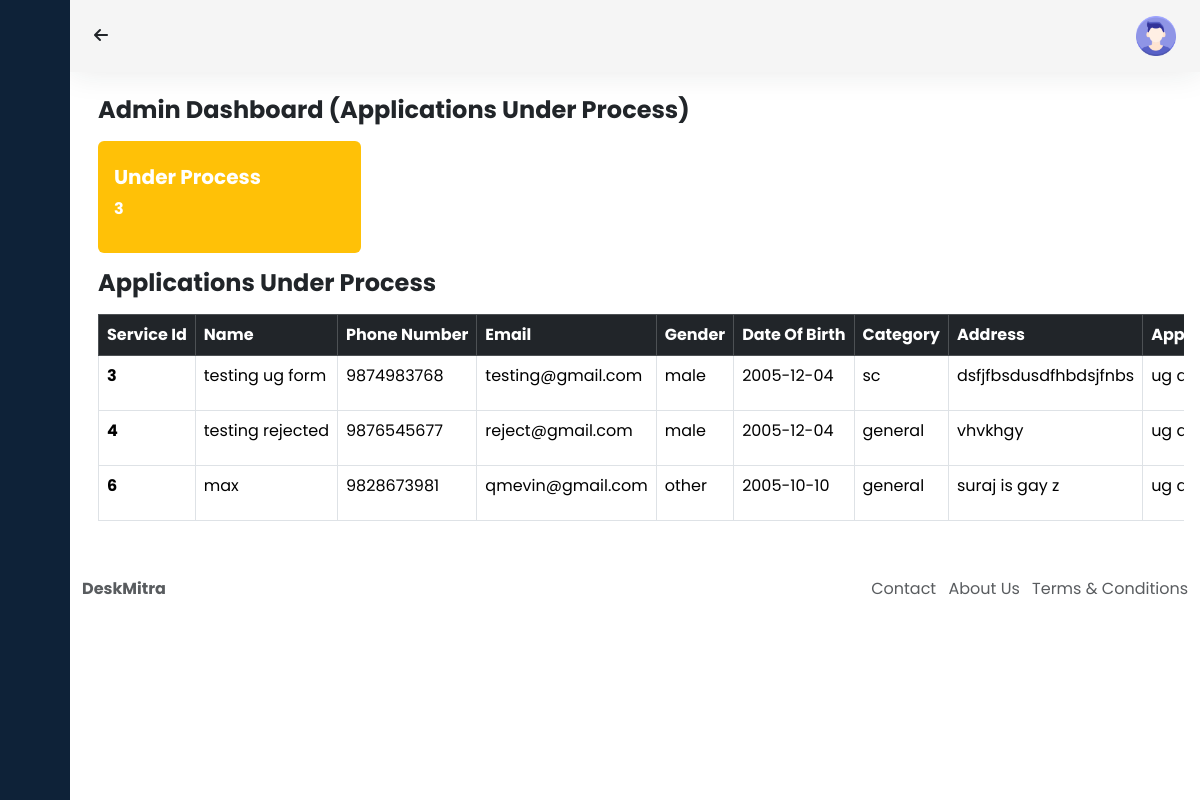
Page /admin/under_process_applications.php on the committed database.
### tables this page shows
CREATE TABLE `services` (
  `service_id` int(10) NOT NULL,
  `name` varchar(50) NOT NULL,
  `phone_number` varchar(11) NOT NULL,
  `email` varchar(100) NOT NULL,
  `gender` varchar(10) NOT NULL,
  `date_of_birth` date NOT NULL,
  `category` varchar(10) NOT NULL,
  `address` varchar(500) NOT NULL,
  `application_type` varchar(80) NOT NULL,
  `created_at` timestamp NOT NULL DEFAULT current_timestamp(),
  `status` varchar(80) NOT NULL DEFAULT 'received'
);

### admin/under_process_applications.php (the view, shortened to what this page needs)
<!DOCTYPE html>
<html>
  <head>
    <link rel="stylesheet" href="https://cdn.jsdelivr.net/npm/@fortawesome/fontawesome-free@6.6.0/css/fontawesome.min.css">
    <link href="https://cdn.lineicons.com/4.0/lineicons.css" rel="stylesheet" />
    <link
      href="https://cdn.jsdelivr.net/npm/bootstrap@5.3.2/dist/css/bootstrap.min.css"
      rel="stylesheet"
    />
    <link rel="stylesheet" href="style.css" />
  </head>
  <body>
    <div class="wrapper">
      <aside id="sidebar">
        <?php require_once("admin_sidebar.php"); ?>
      </aside>
      <div class="main">
        <nav class="navbar navbar-expand px-4 py-3">
          <div class="navbar-collapse collapse">
            <ul class="navbar-nav">
            <li class="nav-item m-auto">
                <i class="fa-solid fa-arrow-left" id="backArrow" onclick="history.back()"></i>
              </li>
            </ul>
            <ul class="navbar-nav ms-auto">
              <li class="nav-item dropdown">
                <a href="#" data-bs-toggle="dropdown" class="nav-icon pe-md-0">
                  <img src="account.png" class="avatar img-fluid" alt="" />
                </a>
              </li>
            </ul>
          </div>
        </nav>
        <?php
$servername = "hopper.proxy.rlwy.net";
$username = "root";
$password = "NUrmlGfIAyWEJNvtSDEHUmmKtLQinJXd";
$database = "railway";
$port       = 47375;
$db = new mysqli($servername, $username, $password, $database, $port);
        ?>
        <main class="content px-3 py-4">
          <div class="container-fluid">
            <div class="mb-3">
              <h3 class="fw-bold fs-4 mb-3">Admin Dashboard (Applications Under Process)</h3>
              <div class="row g-2">
                <div class="col-12 col-md-3">
                  <div class="card border-0 bg-warning text-white">
                    <div class="card-body py-4">
                      <h5 class="mb-2 fw-bold">Under Process</h5>
                      <p class="mb-2 fw-bold"><?php
                        $sql_qyery_process = "SELECT * FROM services WHERE status='under process';";
                        $result_process = $db -> query($sql_qyery_process);
                        echo"$result_process->num_rows";
                        ?></p>
                    </div>
                  </div>
                </div>
              </div>
              <h3 class="fw-bold fs-4 my-3">Applications Under Process</h3>
              <div class="row">
                <div class="col-12 table-responsive">
                  <table class="table table-hover table-bordered text-nowrap">
                    <thead class="table-dark align-top">
                      <tr class="highlight">
                        <th class="col-1">Service Id</th>
                        <th class="col-1">Name</th>
                        <th class="col-1">Phone Number</th>
                        <th class="col-1">Email</th>
                        <th class="col-1">Gender</th>
                        <th class="col-1">Date Of Birth</th>
                        <th class="col-1">Category</th>
                        <th class="col-1">Address</th>
                        <th class="col-1">Application Type</th>
                      </tr>
                    </thead>
                    <tbody>
                      <?php
                      $sql_qyery = "SELECT * FROM services WHERE status = 'under process'";
                      $result = $db -> query($sql_qyery);
                      if ($result -> num_rows > 0) {
                        foreach ($result as $row) {
                        ?>
                          <tr>
                            <th><?= $row["service_id"];?></th>
                            <td><?= $row["name"];?></td>
                            <td><?= $row["phone_number"] ?></td>
                            <td><?= $row["email"]; ?></td>
                            <td><?= $row["gender"]; ?></td>
                            <td><?= $row["date_of_birth"]; ?></td>
                            <td><?= $row["category"]; ?></td>
                            <td class="text-wrap"><?= $row["address"]; ?></td>
                            <td><?= $row["application_type"]; ?></td>
                          </tr>
                          <?php
                        }
                      }
                      ?>
                    </tbody>
                  </table>
                </div>
              </div>
            </div>
          </div>
        </main>
        <footer class="footer">
          <div class="container-fluid">
            <div class="row text-body-secondary">
              <div class="col-6 text-start">
                <a class="text-body-secondary" href=" #">
                  <strong>DeskMitra</strong>
                </a>
              </div>
              <div class="col-6 text-end text-body-secondary d-none d-md-block">
                <ul class="list-inline mb-0">
                  <li class="list-inline-item">
                    <a class="text-body-secondary" href="../contact.php">Contact</a>
                  </li>
                  <li class="list-inline-item">
                    <a class="text-body-secondary" href="../about.php">About Us</a>
                  </li>
                  <li class="list-inline-item">
                    <a class="text-body-secondary" href="#"
                      >Terms & Conditions</a
                    >
                  </li>
                </ul>
              </div>
            </div>
          </div>
        </footer>
      </div>
    </div>
  </body>
</html>

### admin/style.css (style rules this page uses)
a { text-decoration: none; }
li { list-style: none; }
body { font-family: 'Poppins', sans-serif; }
.wrapper { display: flex; }
.main { display: flex; flex-direction: column; min-height: 100vh; width: 100%; overflow: hidden; transition: all 0.35s ease-in-out; background-color: #fff; min-width: 0; }
#sidebar { width: 70px; min-width: 70px; z-index: 1000; transition: all .25s ease-in-out; background-color: #0e2238; display: flex; flex-direction: column; }
.navbar { background-color: #f5f5f5; box-shadow: 0 0 2rem 0 rgba(33, 37, 41, .1); }
.navbar-expand .navbar-collapse { min-width: 200px; }
.avatar { height: 40px; width: 40px; }

### rows in the picture
services: service_id "3", name "testing ug form", phone_number "9874983768", email "testing@gmail.com", gender "male", date_of_birth "2005-12-04", category "sc", address "dsfjfbsdusdfhbdsjfnbs", application_type "ug…"
services: service_id "4", name "testing rejected", phone_number "9876545677", email "reject@gmail.com", gender "male", date_of_birth "2005-12-04", category "general", address "vhvkhgy", application_type "ug…"
services: service_id "6", name "max", phone_number "9828673981", email "qmevin@gmail.com", gender "other", date_of_birth "2005-10-10", category "general", address "suraj is gay z", application_type "ug…"

### other values in the picture
$result_process->num_rows "3"
